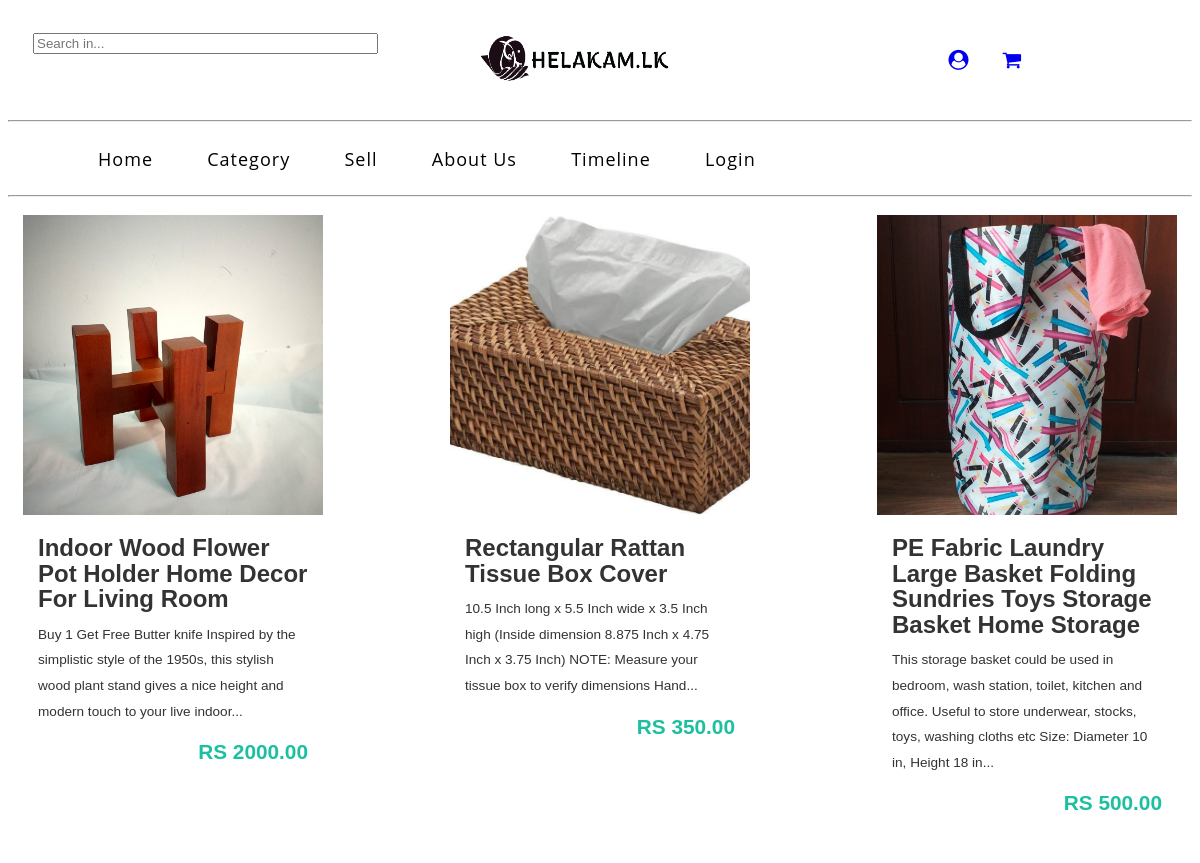
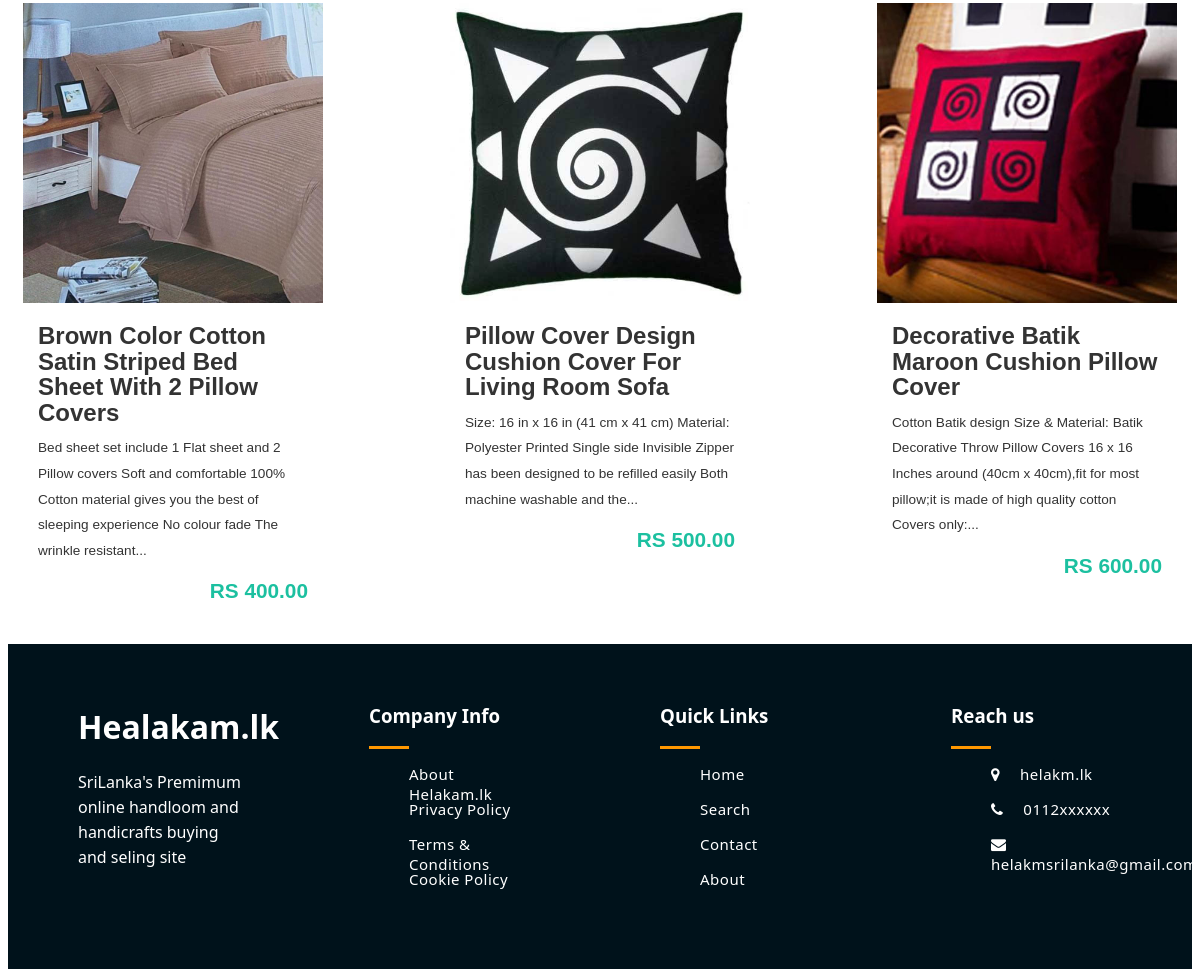
/Praveen/product.php, run on the app's committed database (2 pictures, top to bottom).
### tables this page shows
CREATE TABLE `producta` (
  `p_id` int(10) NOT NULL,
  `p_name` text NOT NULL,
  `p_cat` varchar(20) NOT NULL,
  `p_weight` float NOT NULL,
  `p_color` varchar(10) NOT NULL,
  `p_price` float NOT NULL,
  `p_quantity` int(5) NOT NULL,
  `p_des` text NOT NULL,
  `p_path1` text NOT NULL,
  `s_id` int(10) NOT NULL
);

### Praveen/php/component.php (the view, shortened to what this page needs)
<?php
        function buttonpro($pname,$pprice,$pimg,$pdec,$productid) {
           $elemet="
<form action=\"product.php\" method=\"post\">
                <a href='view.php?id=$productid' name=\"view\"><figure class=\"snip1268\">
  <div class=\"image\">
    <img src=\"$pimg\" alt=\"Image1\" class=\"img-fluid card-img-top\">
  <button type=\"submit\" class=\"add-to-cart\" name=\"add\">Add to Cart </button>
  </div>
  <figcaption>
     <h2 class=\"card-title\">$pname</h2>
    <p>$pdec</p>
    <div class=\"price\">RS $pprice.00</div>
 <input type='hidden' name='product_id' value='$productid'>
  </figcaption>
</figure></a>
  </form>
           ";
            echo $elemet;
        }
?>

### Praveen/product.php (shortened to what this page needs)
<?php
$connection = mysqli_connect('localhost', 'root', '','newdb');
?>
<!doctype html>
<html lang="en">
<head>
    <link rel="stylesheet" href="css\product1.css">
    <link rel="stylesheet" href="https://cdnjs.cloudflare.com/ajax/libs/font-awesome/4.7.0/css/font-awesome.min.css">
    <link rel="stylesheet" href="css\header.css">
      <link rel="stylesheet" href="css\footer.css">
</head>
<body>
<?php require_once ("php/header1.php"); ?>
<div class="product">
            <?php
                $query = "SELECT * FROM producta where p_cat = 'Home & Living'";
                $result = $connection->query($query);
                if ($result->num_rows > 0) {
                    while ($row = $result->fetch_assoc()){
                    buttonpro($row['p_name'], $row['p_price'], $row['p_path1'],$row['p_des'], $row['p_id']);
                }
            }
            ?>
</div>
<?php require_once ("php/footer.php"); ?>
</body>
</html>

### Praveen/php/header1.php (shortened to what this page needs)
<div class="container">
        <dev >
        <?php include ("php/search/inde.php"); ?>
        </dev>
        <div class="sear logo">
          <img src=" logo.png" alt="logo" width="200px" height="50px">
        </div>
        <div class="sear headericon">
        <a href="Login/login4.php">
            <i class="fa fa-user-circle" ></i></a>
    <a href="cart.php" class="nav-item nav-link active">
           <i class="fa fa-shopping-cart"  aria-hidden="false"></i>
                </a>
        </div>
    </div>
    <hr>
  <header>
      <div id="nave">
           <ul>
        <li><a href="index.php">Home</a></li>
        <li><a href="">Category</a>
        </li>
        <li><a href="Login/praveen.php">Sell</a></li>
        <li><a href="aboutus.php">About Us</a></li>
        <li><a href="postview/indexpostview.php">Timeline</a></li>
         <li><a href="">Login</a>
        </li>
    </ul>
      </div>
    </header>
    <hr>

### Praveen/php/search/inde.php (shortened to what this page needs)
<html>
<head>
</head>
<body>
<div>
<input   placeholder="Search in..." size="40" onkeyup="showResult(this.value)">
</div>
</body>
</html>

### Praveen/php/footer.php
<div class="footer">
  <div class="inner-footer">
    <div class="footer-items">
      <h1>Healakam.lk</h1>
      <p>SriLanka's Premimum online handloom and handicrafts buying and seling site</p>
    </div>
    <div class="footer-items">
      <h3>Company Info</h3>
      <div class="border1"></div>
        <ul>
          <a href="#"><li>About Helakam.lk</li></a>
          <a href="#"><li>Privacy Policy</li></a>
          <a href="#"><li>Terms & Conditions</li></a>
          <a href="#"><li>Cookie Policy</li></a>
        </ul>
    </div>
    <div class="footer-items">
      <h3>Quick Links</h3>
      <div class="border1"></div>
        <ul>
          <a href="#"><li>Home</li></a>
          <a href="#"><li>Search</li></a>
          <a href="#"><li>Contact</li></a>
          <a href="#"><li>About</li></a>
        </ul>
    </div>
    <div class="footer-items">
      <h3>Reach us</h3>
      <div class="border1"></div>
        <ul>
          <li><i class="fa fa-map-marker" aria-hidden="true"></i>helakm.lk</li>
          <li><i class="fa fa-phone" aria-hidden="true"></i>0112xxxxxx</li>
          <li><i class="fa fa-envelope" aria-hidden="true"></i>helakmsrilanka@gmail.com</li>
        </ul>
    </div>
  </div>
  <div class="footer-bottom">
  </div>
</div>

### Praveen/css/product1.css (style rules this page uses)
a { text-decoration: none; }
body { margin: 8px; }
.product { display: flex; flex-wrap: wrap; justify-content: space-between; width: 100%; margin: auto; }
.snip1268 { flex-basis: 25s%; font-family: 'Raleway', Arial, sans-serif; position: relative; overflow: hidden; margin: 10px; min-width: 220px; max-width: 310px; width: 100%; color: #333333; text-align: center; background-color: #ffffff; line-height: 1.6em; }
.snip1268 * { box-sizing: border-box; transition: all 0.6s ease; }
.snip1268 .image { position: relative; }
.snip1268 img { width: 300px; height:300px; object-fit: cover; max-width: 100%; vertical-align: top; transition: opacity 0.35s; }
.snip1268 figcaption { padding: 20px 20px 30px; }
.snip1268 h2, .snip1268 p { margin: 0; text-align: left; }
.snip1268 h2 { margin-bottom: 10px; font-weight: 700; }
.snip1268 p { margin-bottom: 15px; font-size: 0.85em; font-weight: 500; }
.snip1268 .price { font-size: 1.3em; color: #1cc0a0; font-weight: 700; text-align: right; }

### Praveen/css/header.css (style rules this page uses)
.container { display: flex; flex-wrap: wrap; justify-content: space-between; padding: 25px; }
.sear { flex-basis: 33.3%; margin: auto; text-align: center; }
.headericon i { padding-left: 30px; font-size: 20px; }
header { width: 100%; height: 50px; }
#nave { background-color: #ffF; }
#nave ul { position: relative; list-style: none; }
#nave li { display: inline-block; }
#nave a { text-decoration: none; padding: 12px 0; margin-left: 50px; color: #000; letter-spacing: 1px; font-family: 'Open sans', sans-serif; font-size: 18px; }

### Praveen/css/footer.css (style rules this page uses)
.footer { width: 100%; background: #00121b; display: block; font-family: "Segoe UI Light","Segoe UI","Segoe",Tahoma,Helvetica,Arial,sans-serif; }
.inner-footer { width: 100%; margin: auto; padding: 30px 10px; display: flex; flex-wrap: wrap; box-sizing: border-box; justify-content: center; }
.footer-items { width: 25%; padding: 10px 60px; box-sizing: border-box; color: #fff; }
.footer-items p { font-size: 16px; text-align: left; line-height: 25px; color: #fff; }
.footer-items h1 { color: #fff; }
.border1 { height: 3px; width: 40px; background: #ff9800; color: #ff9800; background-color: #ff9800; border: 0px; }
ul { list-style: none; color: #fff; font-size: 15px; letter-spacing: 0.5px; }
ul a { text-decoration: none; outline: none; color: #fff; transition: 0.3s; }
ul li { margin: 10px 0; height: 25px; }
li i { margin-right: 20px; text-align: right; }
.footer-bottom { padding: 10px; background: #00121b; color: #fff; font-size: 12px; text-align: center; }

### data on the page
producta: p_path1 (picture), p_name "Indoor Wood Flower Pot Holder Home Decor For Living Room", p_des "Buy 1 Get Free Butter knife Inspired by the simplistic style of the 1950s, this stylish wood plant stand gives a nice height and modern touch to your live indoor...", p_price "2000"
producta: p_path1 (picture), p_name "Rectangular Rattan Tissue Box Cover", p_des "10.5 Inch long x 5.5 Inch wide x 3.5 Inch high (Inside dimension 8.875 Inch x 4.75 Inch x 3.75 Inch) NOTE: Measure your tissue box to verify dimensions Hand...", p_price "350"
producta: p_path1 (picture), p_name "PE Fabric Laundry Large Basket Folding Sundries Toys Storage Basket Home Storage", p_des "This storage basket could be used in bedroom, wash station, toilet, kitchen and office. Useful to store underwear, stocks, toys, washing cloths etc Size: Diameter 10 in, Height 18 in...", p_price "500"
producta: p_path1 (picture), p_name "Brown Color Cotton Satin Striped Bed Sheet With 2 Pillow Covers", p_des "Bed sheet set include 1 Flat sheet and 2 Pillow covers Soft and comfortable 100% Cotton material gives you the best of sleeping experience No colour fade The wrinkle resistant...", p_price "400"
producta: p_path1 (picture), p_name "Pillow Cover Design Cushion Cover For Living Room Sofa", p_des "Size: 16 in x 16 in (41 cm x 41 cm) Material: Polyester Printed Single side Invisible Zipper has been designed to be refilled easily Both machine washable and the...", p_price "500"
producta: p_path1 (picture), p_name "Decorative Batik Maroon Cushion Pillow Cover", p_des "Cotton Batik design Size & Material: Batik Decorative Throw Pillow Covers 16 x 16 Inches around (40cm x 40cm),fit for most pillow;it is made of high quality cotton Covers only:...", p_price "600"
